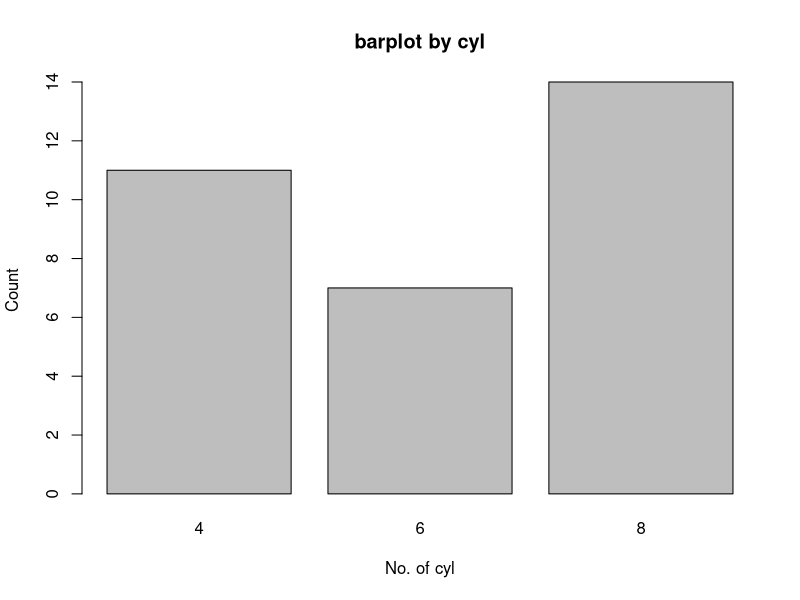
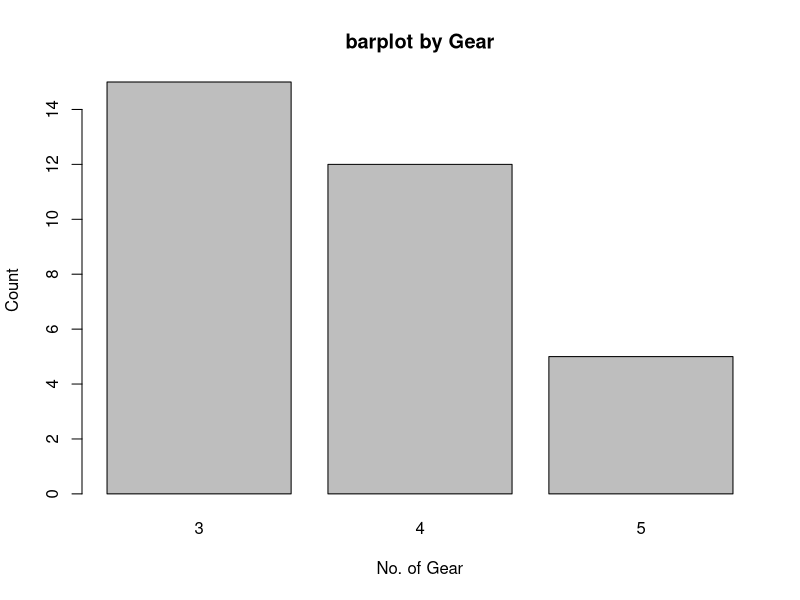
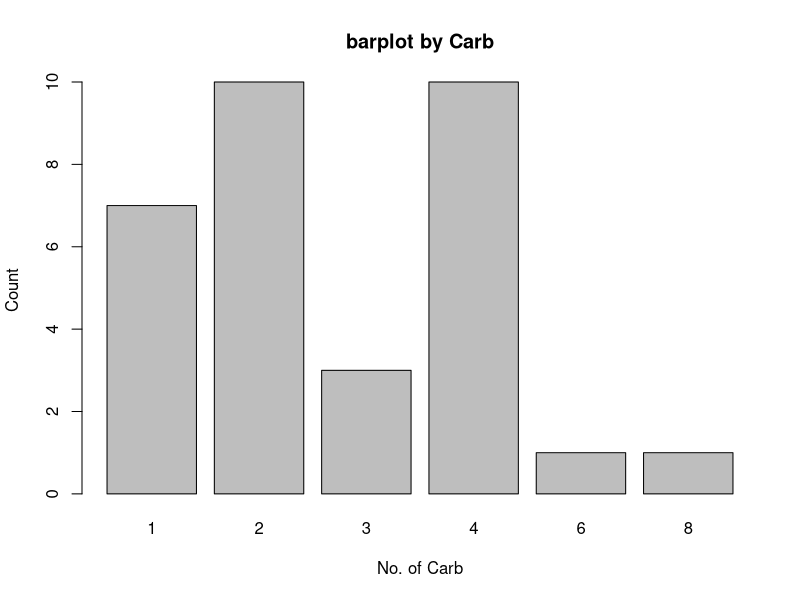
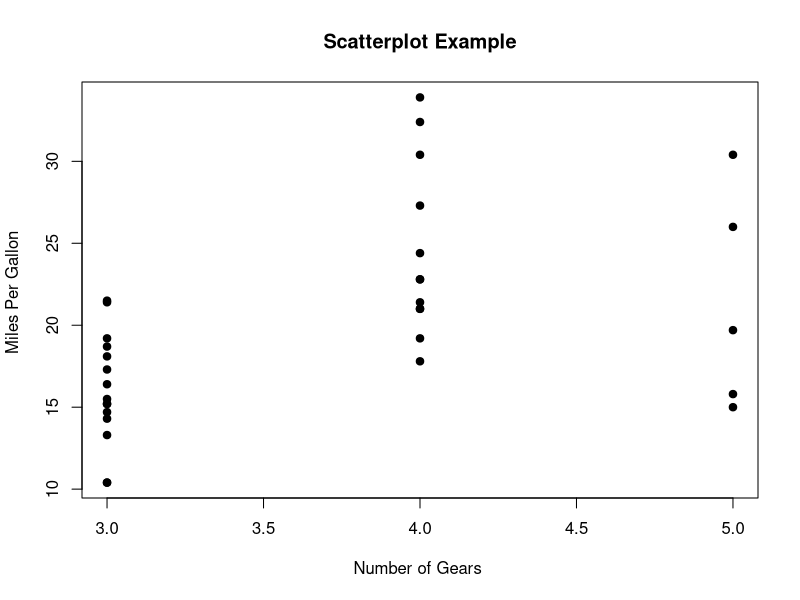
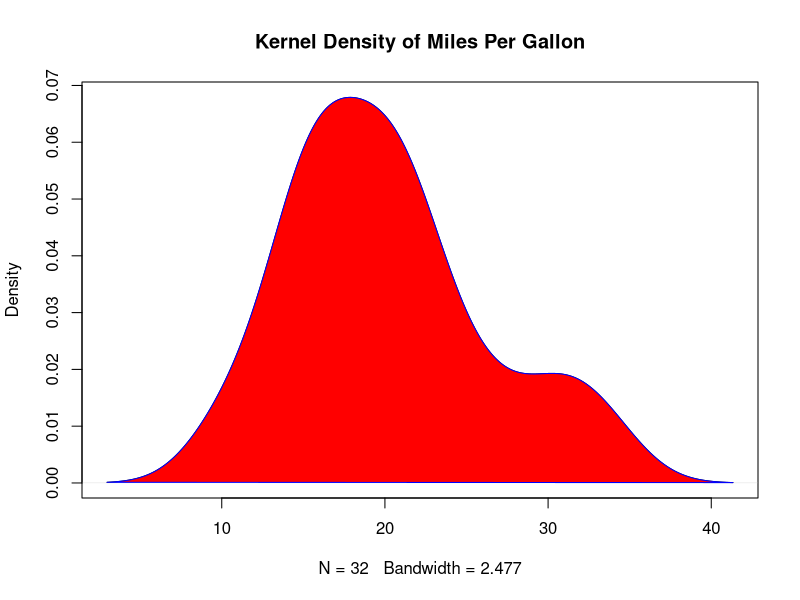

Here is the R script that generated these plots, in order:
#Q.1. Write a program to create barplots for all the categorical columns in mtcars
barplot(table(mtcars$cyl),
        main="barplot by cyl",
        xlab="No. of cyl",
        ylab="Count")

barplot(table(mtcars$gear),
        main="barplot by Gear",
        xlab="No. of Gear",
        ylab="Count")

barplot(table(mtcars$carb),
        main="barplot by Carb",
        xlab="No. of Carb",
        ylab="Count")


#Q.2 Create a scatterplot matrix by gear types in mtcars dataset
plot(mtcars$gear, mtcars$mpg , main = "Scatterplot Example", xlab = "Number of Gears ",
     ylab = "Miles Per Gallon ", pch = 19)


#Q.3 Write a program to create a plot density by class variable.
d <- density(mtcars$mpg)
plot(d, main="Kernel Density of Miles Per Gallon")
polygon(d, col="red", border="blue")